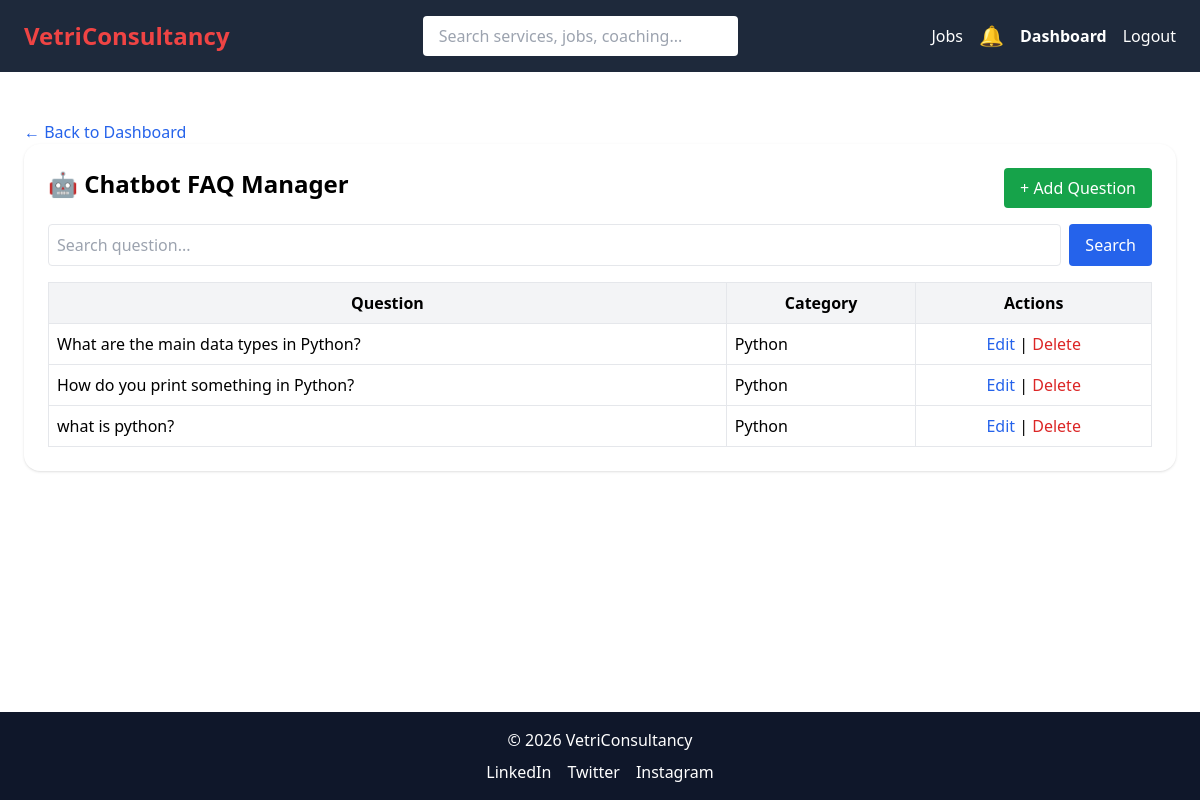
Page /dashboard/chatfaq/ (signed in) on the earlier database version.
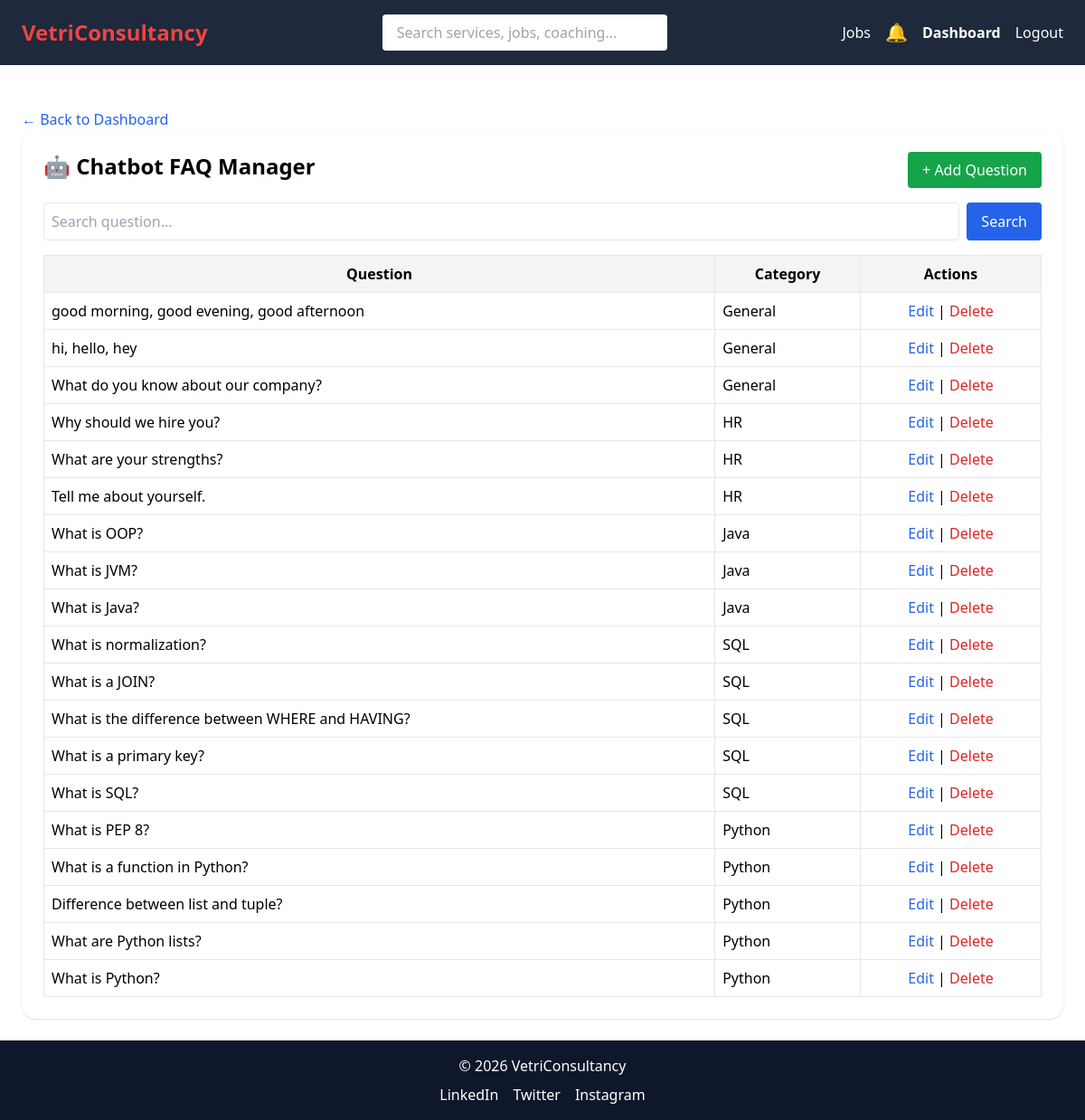
Same page on the later database version.
### VCS/models.py (models this page shows, shortened)
class ChatQuestionAnswer(models.Model):
    CATEGORY_CHOICES = [
        ('General', 'General'),
        ('Python', 'Python'),
        ('Java', 'Java'),
        ('SQL', 'SQL'),
        ('HR', 'HR'),
        ('Behavioral', 'Behavioral'),
    ]
    question = models.CharField(max_length=500, unique=True)
    answer = models.TextField()
    category = models.CharField(max_length=50, choices=CATEGORY_CHOICES, default='General')
    created_at = models.DateTimeField(auto_now_add=True)

### VCS/views.py (the view)
# urls.py: path('dashboard/chatfaq/', chatfaq_list, name='chatfaq'),
@staff_member_required
def chatfaq_list(request):
    search = request.GET.get('search', '')
    if search:
        faqs = ChatQuestionAnswer.objects.filter(question__icontains=search)
    else:
        faqs = ChatQuestionAnswer.objects.all().order_by('-id')
    return render(request, 'admin/chatfaq_modal.html', {'faqs': faqs, 'search': search})

### VCS/context_processors.py (called while the page is built)
def notification_count(request):
    if request.user.is_authenticated:
        unread_count = Notification.objects.filter(
            user=request.user,
            is_read=False
        ).count()
        latest_notifications = Notification.objects.filter(
            user=request.user
        ).order_by('-created_at')[:5]
    else:
        unread_count = 0
        latest_notifications = []
    return {
        'notification_count': unread_count,
        'latest_notifications': latest_notifications,
    }

### VCS/templates/admin/chatfaq_modal.html (shortened to what this page needs)
{% extends "base.html" %}
{% block content %}
<div class="mt-6">
    <a href="{% url 'admin_dashboard' %}" class="text-blue-600 hover:underline">
        ← Back to Dashboard
    </a>
</div>
<div class="bg-white rounded-2xl shadow p-6">
    <div class="flex justify-between mb-4">
        <h2 class="text-2xl font-bold">🤖 Chatbot FAQ Manager</h2>
        <button onclick="openAddModal()"
           class="bg-green-600 text-white px-4 py-2 rounded hover:bg-green-700">
            + Add Question
        </button>
    </div>
    <form method="get" class="mb-4 flex">
        <input type="text" name="search" value="{{ search }}" placeholder="Search question..."
               class="border p-2 rounded w-full">
        <button class="bg-blue-600 text-white px-4 ml-2 rounded">Search</button>
    </form>
    <table class="w-full border">
        <thead class="bg-gray-100">
            <tr>
                <th class="p-2 border">Question</th>
                <th class="p-2 border">Category</th>
                <th class="p-2 border">Actions</th>
            </tr>
        </thead>
        <tbody>
            {% for faq in faqs %}
            <tr>
                <td class="p-2 border">{{ faq.question }}</td>
                <td class="p-2 border">{{ faq.category }}</td>
                <td class="p-2 border text-center">
                    <button onclick="openEditModal('{{ faq.id }}','{{ faq.question|escapejs }}','{{ faq.answer|escapejs }}','{{ faq.category }}')"
                            class="text-blue-600">Edit</button> |
                    <button onclick="deleteFAQ({{ faq.id }})" class="text-red-600">Delete</button>
                </td>
            </tr>
            {% endfor %}
        </tbody>
    </table>
</div>
{% endblock %}

Differences in the rows shown:
removed ChatQuestionAnswer: question "What are the main data types in Python?", category "Python"
removed ChatQuestionAnswer: question "How do you print something in Python?", category "Python"
added ChatQuestionAnswer: question "good morning, good evening, good afternoon", category "General"
added ChatQuestionAnswer: question "hi, hello, hey", category "General"
added ChatQuestionAnswer: question "What do you know about our company?", category "General"
added ChatQuestionAnswer: question "Why should we hire you?", category "HR"
added ChatQuestionAnswer: question "What are your strengths?", category "HR"
added ChatQuestionAnswer: question "Tell me about yourself.", category "HR"
added ChatQuestionAnswer: question "What is OOP?", category "Java"
added ChatQuestionAnswer: question "What is JVM?", category "Java"
added ChatQuestionAnswer: question "What is Java?", category "Java"
added ChatQuestionAnswer: question "What is normalization?", category "SQL"
added ChatQuestionAnswer: question "What is a JOIN?", category "SQL"
added ChatQuestionAnswer: question "What is the difference between WHERE and HAVING?", category "SQL"
added ChatQuestionAnswer: question "What is a primary key?", category "SQL"
added ChatQuestionAnswer: question "What is SQL?", category "SQL"
added ChatQuestionAnswer: question "What is PEP 8?", category "Python"
added ChatQuestionAnswer: question "What is a function in Python?", category "Python"
added ChatQuestionAnswer: question "Difference between list and tuple?", category "Python"
added ChatQuestionAnswer: question "What are Python lists?", category "Python"
changed ChatQuestionAnswer: question "what is python?" → "What is Python?"
